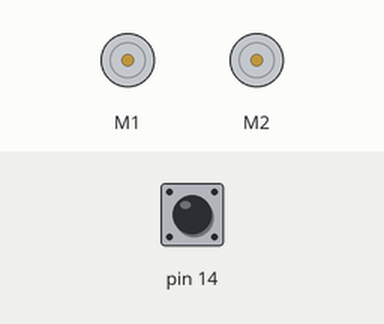
Recording of a sketch running on a simulated Arduino Leonardo, built with avr-gcc and run on an emulated ATmega32U4. On the bench: 2 × DC motor (green arrow = forward, orange = backward, longer = faster). The test bench sets the inputs (shaded band); at power-on: pin 14 HIGH.

Above: at 0.8 s.
0.9 s: pin 14 pulled LOW for 0.15 s
At 3.0 s:
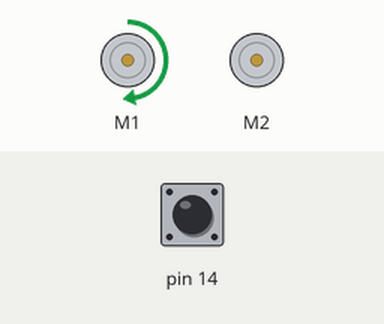
At 9.6 s:
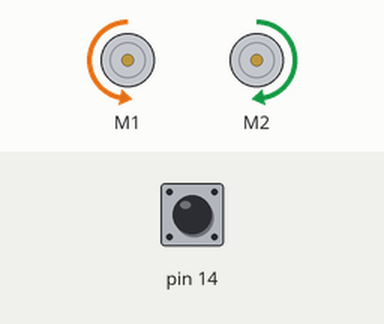
Timing chart, 0 to 17.5 s (numbered marks = the images above; inputs shaded):
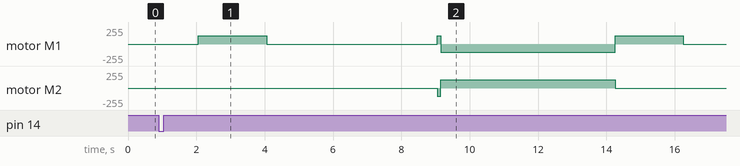

The sketch:

turning_solution.ino
```cpp
#include <Wire.h>
#include <Zumo32U4.h>

Zumo32U4Motors motors;
Zumo32U4ButtonA buttonA;

int constant_speed = 200;
int circle_delay = 2000;  /* may not be correct, needs to be tested */
int spin_delay = 100;     /* may not be correct, needs to be tested */

void setup()
{
  // Wait for the user to press button A.
  buttonA.waitForButton();

  // Delay so that the robot does not move away while the user is
  // still touching it.
  delay(1000);
}

void loop()
{
  /** TASK I **/
  motors.setSpeeds(constant_speed, 0);
  delay(circle_delay);  // Modify this delay so the robot makes a complete circle
  motors.setSpeeds(0, 0);
  delay(5000);

  /** TASK II **/
  motors.setSpeeds(constant_speed, -constant_speed);
  delay(spin_delay);
  motors.setSpeeds(-constant_speed, constant_speed);
  delay(spin_delay);
  delay(5000);
}
```

Measured:
- after the input at 0.9 s, motor M1: stopped → forward 127/255 after 1.2 s, → stopped 2.0 s later, → forward 127/255 5.0 s later, → backward 127/255 0.10 s later, … (6 changes in this stretch); motor M2: stopped → backward 127/255 after 8.2 s, → forward 127/255 0.10 s later, → stopped 5.1 s later
